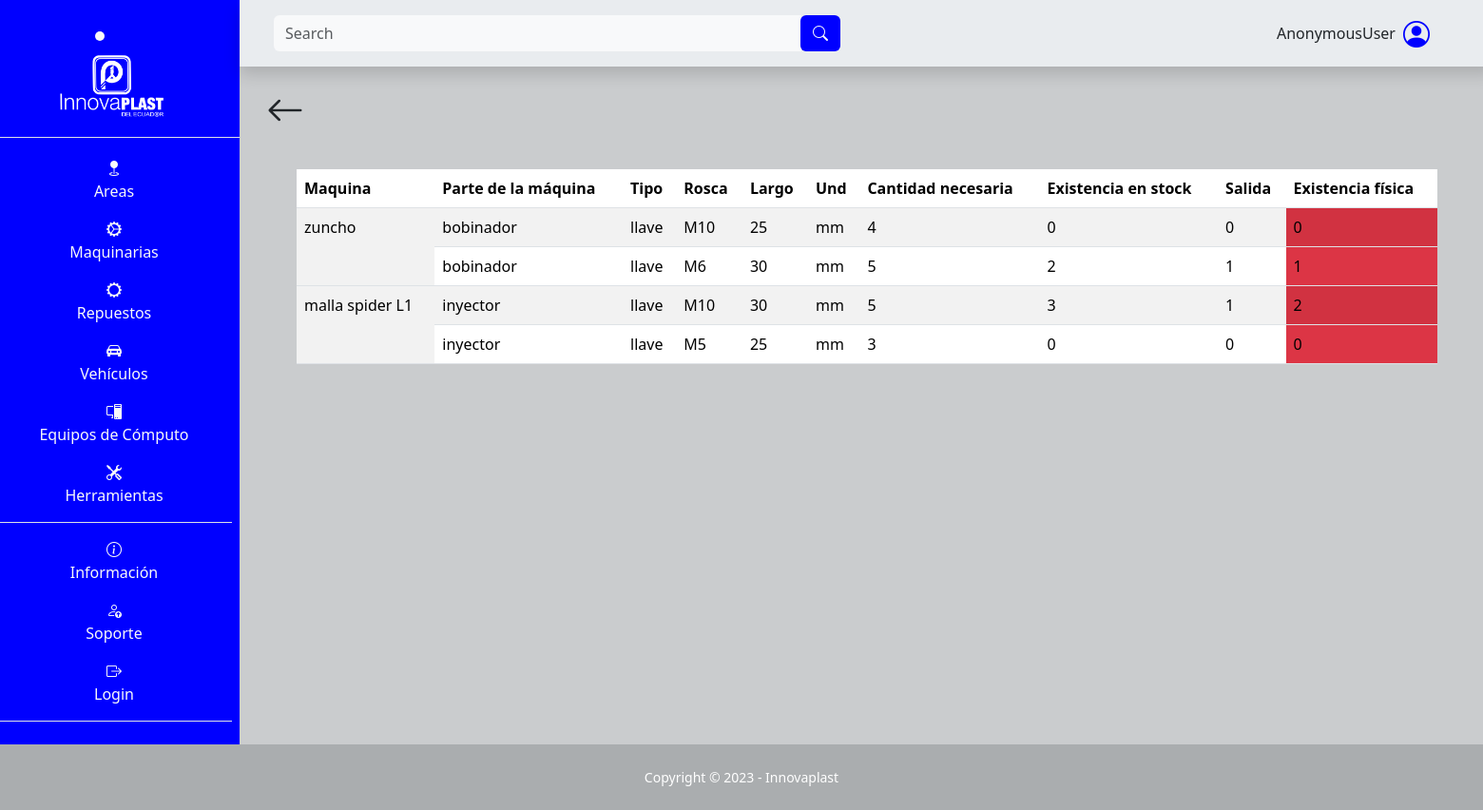
Page /repuesto/alertas_repuesto/ on the earlier database version.
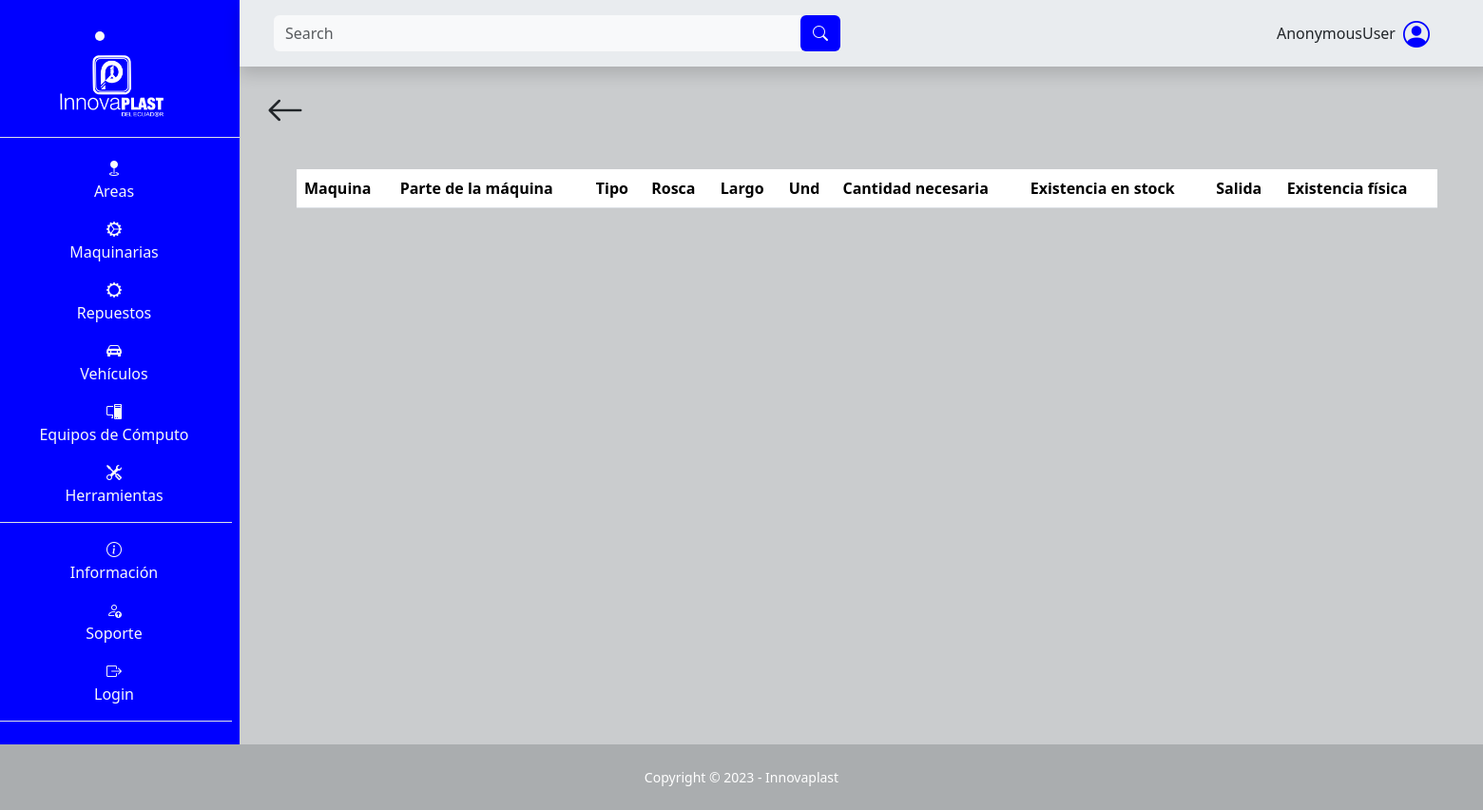
Same page on the later database version.
### SGE_repuesto/models.py (models this page shows, shortened)
class Maquina(models.Model):
    nombre = models.CharField(max_length=100, null=False, blank=False)

class Inventario(models.Model):
    parte = models.ForeignKey(Parte, on_delete=models.CASCADE)
    tipo = models.CharField(max_length=50, null=False, blank=False, default="")
    rosca = models.CharField(max_length=50, null=False, blank=False, default="")
    largo = models.CharField(max_length=50, null=False, blank=False, default="")
    und = models.CharField(max_length=50, null=False, blank=False, default="")
    cantidad_necesaria = models.IntegerField(null=False, blank=False)
    existencia_stock = models.IntegerField(null=False, blank=False)
    salida = models.IntegerField(null=False, blank=False)

class Parte(models.Model):
    maquina = models.ForeignKey(Maquina, on_delete=models.CASCADE)
    nombre = models.CharField(max_length=50, null=False, blank=False)
    image = models.ImageField(upload_to="repuesto/image", null=False, blank=False, default=None)

### SGE_repuesto/views.py (the view)
# urls.py: path('alertas_repuesto/', views.alerta_repuesto, name='alerta_repuesto'),
def alerta_repuesto(request):
    inventarios = Inventario.objects.annotate(existencia_fisica=F('existencia_stock') - F('salida')).filter(existencia_fisica__lte=2)
    context = {
        'inventarios': inventarios
    }
    return render(request, 'SGE_repuesto/alerta.html', context)

### templates/SGE_repuesto/alerta.html (shortened to what this page needs)
{% extends "layout/base.html" %}
{% block 'search' %}
<form class="d-flex form-inline mr-auto ml-md-3 my-2 my-md-0 ms-3 me-3 mw-100 navbar-search" role="search" action="" method='GET'>
    <div class="input-group">
        <input class="form-control bg-light border-0 small" id="search-input" name="search" type="search" placeholder="Search" aria-label="Search">
        <div class="input-group-append">
            <button class="btn barra text-light" type="submit">
                <i class="bi bi-search"></i>
            </button>
        </div>
    </div>
</form>
{% endblock 'search' %}
{% block 'content' %}
<div class="container">
    <div class="d-flex p-3 justify-content-between">
        <a class="text-decoration-none text-dark flecha-atras" href="{% url "repuesto_maquina" %}">
            <i class="bi bi-arrow-left fs-1"></i>
        </a>
    </div>
    <div class="mt-3 ps-5 pe-5">
        <table class="table table-striped">
            <thead>
                <tr>
                    <th>Maquina</th>
                    <th>Parte de la máquina</th>
                    <th>Tipo</th>
                    <th>Rosca</th>
                    <th>Largo</th>
                    <th>Und</th>
                    <th>Cantidad necesaria</th>
                    <th>Existencia en stock</th>
                    <th>Salida</th>
                    <th>Existencia física</th>
                </tr>
            </thead>
            <tbody>
                {% regroup inventarios by parte.maquina.nombre as maquina_list %}
                {% for maquina in maquina_list %}
                    <tr>
                        <td rowspan="{{ maquina.list|length }}">{{ maquina.grouper }}</td>
                        {% for inventario in maquina.list %}
                            <td>{{ inventario.parte.nombre }}</td>
                            <td>{{ inventario.tipo }}</td>
                            <td>{{ inventario.rosca }}</td>
                            <td>{{ inventario.largo }}</td>
                            <td>{{ inventario.und }}</td>
                            <td>{{ inventario.cantidad_necesaria }}</td>
                            <td>{{ inventario.existencia_stock }}</td>
                            <td>{{ inventario.salida }}</td>
                            {% if inventario.existencia_fisica <= 2 %}
                                <td class="bg-danger">{{ inventario.existencia_fisica }}</td>
                            {% else %}
                                <td class="">{{ inventario.existencia_fisica }}</td>
                            {% endif %}
                        </tr>
                        {% endfor %}
                {% endfor %}
            </tbody>
        </table>
    </div>
</div>
{% endblock %}

### templates/layout/base.html (shortened to what this page needs)
{% load static %}
<!DOCTYPE html>
<html lang="es">
<head>
    <link rel="stylesheet" href="https://cdn.jsdelivr.net/npm/bootstrap-icons@1.10.3/font/bootstrap-icons.css">
    <link rel="stylesheet" href="{% static "css/bootstrap.css" %}">
    <link rel="stylesheet" href="{% static "css/style.css" %}">
</head>
<body class="" id="page-top">
    <main>
        <div class="row">
            <div class="col-12 col-md-2 m-0 p-0 text-light text-center barra d-none d-md-block">
                <li class="nav-item active text-center fs-3 lista-menu m-3" style="transition: background-color 0.5s ease">
                    <a class="nav-link" href="{% url "index" %}">
                        <img src="{% static "images/Innovaplast.png" %}" alt="Innovaplast" style="max-height: 70px;">
                    </a>
                </li>
                <ul class="flex-column align-items-stretch p-2 border-top">
                    <li class="nav-item mt-1 pt-2 lista-menu text-center" style="transition: background-color 0.5s ease">
                        <a class="text-light text-decoration-none lista-menu" href="{% url "area" %}"><i class="bi bi-geo-fill"></i><p>Areas</p></a>
                    </li>
                    <li class="nav-item lista-menu" style="transition: background-color 0.5s ease">
                        <a class="text-light text-decoration-none lista-menu" href="{% url "maquina" %}"><i class="bi bi-gear-wide-connected"></i><p>Maquinarias</p></a>
                    </li>
                    <li class="nav-item lista-menu" style="transition: background-color 0.5s ease">
                        <a class="text-light text-decoration-none lista-menu" href="{% url "repuesto_maquina" %}"><i class="bi bi-gear-wide"></i><p>Repuestos</p></a>
                    </li>
                    <li class="nav-item lista-menu" style="transition: background-color 0.5s ease">
                        <i class="bi bi-car-front-fill"></i><p>Vehículos</p>
                    </li>
                    <li class="nav-item lista-menu" style="transition: background-color 0.5s ease">
                        <a class="text-light text-decoration-none lista-menu" href="{% url "pc" %}"><i class="bi bi-pc-display"></i><p>Equipos de Cómputo</p></a>
                    </li>
                    <li class="nav-item border-bottom lista-menu" style="transition: background-color 0.5s ease">
                        <a class="text-light text-decoration-none lista-menu" href="{% url "herramienta" %}"><i class="bi bi-tools"></i><p>Herramientas</p></a>
                    </li>
                    <li class="nav-item pt-3 lista-menu" style="transition: background-color 0.5s ease">
                        <i class="bi bi-info-circle"></i><p>Información</p>
                    </li>
                    <li class="nav-item lista-menu" style="transition: background-color 0.5s ease">
                        <a class="text-light text-decoration-none lista-menu" href="{% url "soporte" %}">  <i class="bi bi-person-up"></i><p>Soporte</p></a>
                    </li>
                    {% if user.is_authenticated %}
                        <li class="nav-item lista-menu border-bottom" style="transition: background-color 0.5s ease">
                            <a class="text-light text-decoration-none lista-menu" href="{% url "logout" %}"><i class="bi bi-box-arrow-left"></i><p>logout</p></a>
                        </li>
                    {% else %}
                        <li class="nav-item lista-menu border-bottom" style="transition: background-color 0.5s ease">
                            <a class="text-light text-decoration-none lista-menu" href="{% url "login" %}"><i class="bi bi-box-arrow-right"></i><p>Login</p></a>
                        </li>
                    {% endif %}
                </ul>
            </div>
            <div class="col-12 col-md-10 m-0 p-0">
                <nav class="row navbar bg-body-secondary p-2 m-0 shadow sticky-top navbar-expand-lg">
                        <div class="col-12 col-md-6 order-lg-first order-last">
                            {% block 'search' %}{% endblock 'search' %}
                        </div>
                        <div class="col-12 col-md-6">
                            <div class="me-5 d-flex justify-content-center justify-content-md-end align-items-center">
                                <p class="ms-5 mt-auto mb-auto">{{ user }}</p>
                                <i class="bi bi-person-circle fs-3 ms-2 icono-persona"></i>
                            </div>
                        </div>
                </nav>
                {% block 'content' %}{% endblock %}
            </div>
    </main>
    <footer class="footer">
        <div class="small text-center p-4 text-white">Copyright &copy; 2023 - Innovaplast</div>
    </footer>
</body>
</html>

### static/css/style.css (style rules this page uses)
:root { --color-primary: #2ea3f2; }
* { margin: 0; padding: 0; box-sizing: border-box; }
body { background-color: #caccce; }
.barra { background-color: blue; }
ul { list-style-type: none; }
.icono-persona { color: blue; }
.footer { background-color: #aaadaf; }

Differences in the rows shown:
no longer on this page (row unchanged): Maquina: grouper "zuncho"
removed Inventario: parte.nombre "bobinador", tipo "llave", rosca "M10", largo "25", und "mm", cantidad_necesaria "4", existencia_stock "0", salida "0", existencia_fisica "0", shown under "zuncho"
removed Inventario: parte.nombre "bobinador", tipo "llave", rosca "M6", largo "30", und "mm", cantidad_necesaria "5", existencia_stock "2", salida "1", existencia_fisica "1", shown under "zuncho"
no longer on this page (row unchanged): Maquina: grouper "malla spider L1"
removed Inventario: parte.nombre "inyector", tipo "llave", rosca "M10", largo "30", und "mm", cantidad_necesaria "5", existencia_stock "3", salida "1", existencia_fisica "2", shown under "malla spider L1"
removed Inventario: parte.nombre "inyector", tipo "llave", rosca "M5", largo "25", und "mm", cantidad_necesaria "3", existencia_stock "0", salida "0", existencia_fisica "0", shown under "malla spider L1"
